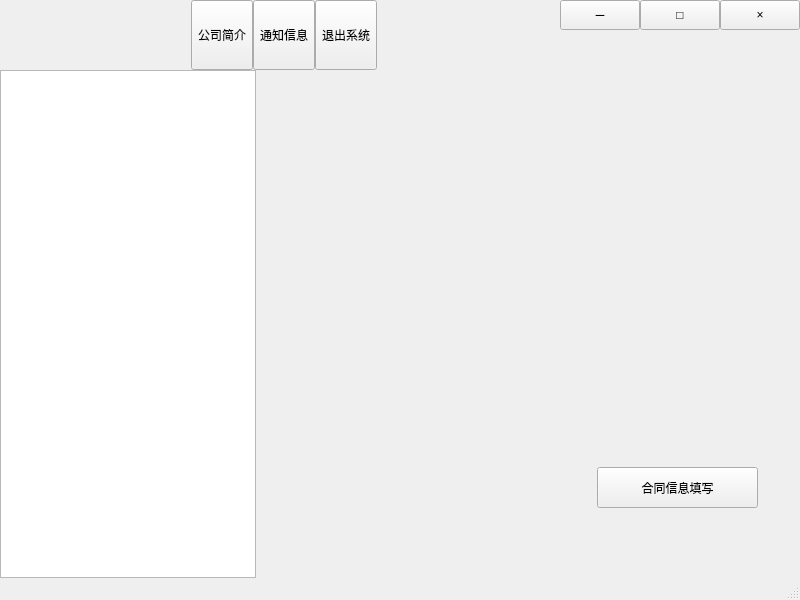
<?xml version="1.0" encoding="UTF-8"?>
<ui version="4.0">
 <class>MainWindow</class>
 <widget class="QMainWindow" name="MainWindow">
  <property name="geometry">
   <rect>
    <x>0</x>
    <y>0</y>
    <width>800</width>
    <height>600</height>
   </rect>
  </property>
  <property name="windowTitle">
   <string>MainWindow</string>
  </property>
  <widget class="QWidget" name="centralwidget">
   <layout class="QVBoxLayout" name="verticalLayout">
    <property name="spacing">
     <number>0</number>
    </property>
    <property name="leftMargin">
     <number>0</number>
    </property>
    <property name="topMargin">
     <number>0</number>
    </property>
    <property name="rightMargin">
     <number>0</number>
    </property>
    <property name="bottomMargin">
     <number>0</number>
    </property>
    <item>
     <widget class="QWidget" name="widgetTitle" native="true">
      <property name="sizePolicy">
       <sizepolicy hsizetype="Preferred" vsizetype="Fixed">
        <horstretch>0</horstretch>
        <verstretch>0</verstretch>
       </sizepolicy>
      </property>
      <property name="styleSheet">
       <string notr="true"/>
      </property>
      <layout class="QHBoxLayout" name="horizontalLayout_3">
       <property name="spacing">
        <number>0</number>
       </property>
       <property name="leftMargin">
        <number>0</number>
       </property>
       <property name="topMargin">
        <number>0</number>
       </property>
       <property name="rightMargin">
        <number>0</number>
       </property>
       <property name="bottomMargin">
        <number>0</number>
       </property>
       <item>
        <widget class="QLabel" name="labIco">
         <property name="text">
          <string/>
         </property>
         <property name="alignment">
          <set>Qt::AlignCenter</set>
         </property>
        </widget>
       </item>
       <item>
        <widget class="QLabel" name="labTitle">
         <property name="sizePolicy">
          <sizepolicy hsizetype="Expanding" vsizetype="Preferred">
           <horstretch>0</horstretch>
           <verstretch>0</verstretch>
          </sizepolicy>
         </property>
         <property name="styleSheet">
          <string notr="true"/>
         </property>
         <property name="text">
          <string/>
         </property>
         <property name="alignment">
          <set>Qt::AlignLeading|Qt::AlignLeft|Qt::AlignVCenter</set>
         </property>
        </widget>
       </item>
       <item>
        <widget class="QWidget" name="widgetTop" native="true">
         <layout class="QHBoxLayout" name="horizontalLayout_2">
          <property name="spacing">
           <number>0</number>
          </property>
          <property name="leftMargin">
           <number>0</number>
          </property>
          <property name="topMargin">
           <number>0</number>
          </property>
          <property name="rightMargin">
           <number>0</number>
          </property>
          <property name="bottomMargin">
           <number>0</number>
          </property>
          <item>
           <widget class="QToolButton" name="toolButton">
            <property name="sizePolicy">
             <sizepolicy hsizetype="Minimum" vsizetype="Minimum">
              <horstretch>0</horstretch>
              <verstretch>0</verstretch>
             </sizepolicy>
            </property>
            <property name="text">
             <string>公司简介</string>
            </property>
            <property name="checkable">
             <bool>true</bool>
            </property>
            <property name="autoExclusive">
             <bool>true</bool>
            </property>
            <property name="toolButtonStyle">
             <enum>Qt::ToolButtonTextOnly</enum>
            </property>
            <property name="autoRaise">
             <bool>false</bool>
            </property>
           </widget>
          </item>
          <item>
           <widget class="QToolButton" name="toolButton_2">
            <property name="sizePolicy">
             <sizepolicy hsizetype="Minimum" vsizetype="Minimum">
              <horstretch>0</horstretch>
              <verstretch>0</verstretch>
             </sizepolicy>
            </property>
            <property name="text">
             <string>通知信息</string>
            </property>
            <property name="checkable">
             <bool>true</bool>
            </property>
            <property name="autoExclusive">
             <bool>true</bool>
            </property>
            <property name="toolButtonStyle">
             <enum>Qt::ToolButtonTextOnly</enum>
            </property>
           </widget>
          </item>
          <item>
           <widget class="QToolButton" name="toolButton_3">
            <property name="sizePolicy">
             <sizepolicy hsizetype="Minimum" vsizetype="Minimum">
              <horstretch>0</horstretch>
              <verstretch>0</verstretch>
             </sizepolicy>
            </property>
            <property name="text">
             <string>退出系统</string>
            </property>
            <property name="checkable">
             <bool>true</bool>
            </property>
            <property name="checked">
             <bool>false</bool>
            </property>
            <property name="autoExclusive">
             <bool>true</bool>
            </property>
            <property name="toolButtonStyle">
             <enum>Qt::ToolButtonTextOnly</enum>
            </property>
           </widget>
          </item>
         </layout>
        </widget>
       </item>
       <item>
        <spacer name="horizontalSpacer">
         <property name="orientation">
          <enum>Qt::Horizontal</enum>
         </property>
         <property name="sizeHint" stdset="0">
          <size>
           <width>40</width>
           <height>20</height>
          </size>
         </property>
        </spacer>
       </item>
       <item>
        <widget class="QWidget" name="widgetMenu" native="true">
         <layout class="QGridLayout" name="gridLayout_2">
          <property name="leftMargin">
           <number>0</number>
          </property>
          <property name="topMargin">
           <number>0</number>
          </property>
          <property name="rightMargin">
           <number>0</number>
          </property>
          <property name="bottomMargin">
           <number>0</number>
          </property>
          <property name="spacing">
           <number>0</number>
          </property>
          <item row="1" column="1" colspan="3">
           <spacer name="verticalSpacer">
            <property name="orientation">
             <enum>Qt::Vertical</enum>
            </property>
            <property name="sizeHint" stdset="0">
             <size>
              <width>20</width>
              <height>40</height>
             </size>
            </property>
           </spacer>
          </item>
          <item row="0" column="3">
           <widget class="QPushButton" name="btnMenu_Close">
            <property name="sizePolicy">
             <sizepolicy hsizetype="Minimum" vsizetype="Expanding">
              <horstretch>0</horstretch>
              <verstretch>0</verstretch>
             </sizepolicy>
            </property>
            <property name="minimumSize">
             <size>
              <width>30</width>
              <height>30</height>
             </size>
            </property>
            <property name="cursor">
             <cursorShape>ArrowCursor</cursorShape>
            </property>
            <property name="focusPolicy">
             <enum>Qt::NoFocus</enum>
            </property>
            <property name="toolTip">
             <string>关闭</string>
            </property>
            <property name="text">
             <string>×</string>
            </property>
           </widget>
          </item>
          <item row="0" column="2">
           <widget class="QPushButton" name="btnMenu_Max">
            <property name="sizePolicy">
             <sizepolicy hsizetype="Minimum" vsizetype="Expanding">
              <horstretch>0</horstretch>
              <verstretch>0</verstretch>
             </sizepolicy>
            </property>
            <property name="minimumSize">
             <size>
              <width>30</width>
              <height>30</height>
             </size>
            </property>
            <property name="focusPolicy">
             <enum>Qt::NoFocus</enum>
            </property>
            <property name="toolTip">
             <string>全屏</string>
            </property>
            <property name="text">
             <string>□</string>
            </property>
           </widget>
          </item>
          <item row="0" column="1">
           <widget class="QPushButton" name="btnMenu_Min">
            <property name="sizePolicy">
             <sizepolicy hsizetype="Minimum" vsizetype="Expanding">
              <horstretch>0</horstretch>
              <verstretch>0</verstretch>
             </sizepolicy>
            </property>
            <property name="minimumSize">
             <size>
              <width>30</width>
              <height>30</height>
             </size>
            </property>
            <property name="cursor">
             <cursorShape>ArrowCursor</cursorShape>
            </property>
            <property name="focusPolicy">
             <enum>Qt::NoFocus</enum>
            </property>
            <property name="toolTip">
             <string>最小化</string>
            </property>
            <property name="text">
             <string>－</string>
            </property>
           </widget>
          </item>
         </layout>
        </widget>
       </item>
      </layout>
     </widget>
    </item>
    <item>
     <widget class="QWidget" name="widgetLeft" native="true">
      <layout class="QHBoxLayout" name="horizontalLayout">
       <property name="spacing">
        <number>0</number>
       </property>
       <property name="leftMargin">
        <number>0</number>
       </property>
       <property name="topMargin">
        <number>0</number>
       </property>
       <property name="rightMargin">
        <number>0</number>
       </property>
       <property name="bottomMargin">
        <number>0</number>
       </property>
       <item>
        <widget class="NavListView" name="navListView">
         <property name="sizePolicy">
          <sizepolicy hsizetype="Fixed" vsizetype="Expanding">
           <horstretch>0</horstretch>
           <verstretch>0</verstretch>
          </sizepolicy>
         </property>
         <property name="items" stdset="0">
          <string>主界面||0||,地图监控|主界面|||,视频监控|主界面|||0xf03d,设备监控|主界面|||0xf108,系统设置||0||,防区信息|系统设置|||0xf0e8,位置调整|系统设置|||0xf060,地图编辑|系统设置|||0xf03e</string>
         </property>
         <property name="separateVisible" stdset="0">
          <bool>false</bool>
         </property>
         <property name="separateHeight" stdset="0">
          <number>1</number>
         </property>
        </widget>
       </item>
       <item>
        <widget class="QStackedWidget" name="stackedWidget">
         <property name="sizePolicy">
          <sizepolicy hsizetype="Preferred" vsizetype="Expanding">
           <horstretch>0</horstretch>
           <verstretch>0</verstretch>
          </sizepolicy>
         </property>
         <property name="minimumSize">
          <size>
           <width>0</width>
           <height>0</height>
          </size>
         </property>
         <property name="baseSize">
          <size>
           <width>0</width>
           <height>0</height>
          </size>
         </property>
         <property name="currentIndex">
          <number>8</number>
         </property>
         <widget class="QWidget" name="page">
          <widget class="QLabel" name="label">
           <property name="geometry">
            <rect>
             <x>210</x>
             <y>190</y>
             <width>40</width>
             <height>12</height>
            </rect>
           </property>
           <property name="text">
            <string>page0</string>
           </property>
          </widget>
         </widget>
         <widget class="QWidget" name="page_2">
          <widget class="QLabel" name="label_2">
           <property name="geometry">
            <rect>
             <x>200</x>
             <y>150</y>
             <width>141</width>
             <height>20</height>
            </rect>
           </property>
           <property name="text">
            <string>page1</string>
           </property>
          </widget>
         </widget>
         <widget class="QWidget" name="page_3">
          <widget class="QLabel" name="label_3">
           <property name="geometry">
            <rect>
             <x>220</x>
             <y>150</y>
             <width>81</width>
             <height>41</height>
            </rect>
           </property>
           <property name="text">
            <string>page2</string>
           </property>
          </widget>
         </widget>
         <widget class="QWidget" name="page_4">
          <widget class="QLabel" name="label_4">
           <property name="geometry">
            <rect>
             <x>270</x>
             <y>190</y>
             <width>101</width>
             <height>41</height>
            </rect>
           </property>
           <property name="text">
            <string>page3</string>
           </property>
          </widget>
         </widget>
         <widget class="QWidget" name="page_5">
          <widget class="QStackedWidget" name="page5_stack">
           <property name="geometry">
            <rect>
             <x>-1</x>
             <y>19</y>
             <width>541</width>
             <height>471</height>
            </rect>
           </property>
           <property name="currentIndex">
            <number>1</number>
           </property>
           <widget class="QWidget" name="page_7">
            <widget class="QLabel" name="label_8">
             <property name="geometry">
              <rect>
               <x>40</x>
               <y>20</y>
               <width>51</width>
               <height>16</height>
              </rect>
             </property>
             <property name="text">
              <string>当前职务</string>
             </property>
            </widget>
            <widget class="QTextBrowser" name="textBrowser">
             <property name="geometry">
              <rect>
               <x>40</x>
               <y>40</y>
               <width>451</width>
               <height>31</height>
              </rect>
             </property>
            </widget>
            <widget class="QPushButton" name="pushButton">
             <property name="geometry">
              <rect>
               <x>90</x>
               <y>90</y>
               <width>80</width>
               <height>18</height>
              </rect>
             </property>
             <property name="text">
              <string>变动申请</string>
             </property>
            </widget>
            <widget class="QPushButton" name="pushButton_2">
             <property name="geometry">
              <rect>
               <x>300</x>
               <y>90</y>
               <width>80</width>
               <height>18</height>
              </rect>
             </property>
             <property name="text">
              <string>离职申请</string>
             </property>
            </widget>
            <widget class="QLabel" name="label_9">
             <property name="geometry">
              <rect>
               <x>40</x>
               <y>130</y>
               <width>51</width>
               <height>16</height>
              </rect>
             </property>
             <property name="text">
              <string>调配记录</string>
             </property>
            </widget>
            <widget class="QTableView" name="deployment">
             <property name="geometry">
              <rect>
               <x>45</x>
               <y>150</y>
               <width>471</width>
               <height>192</height>
              </rect>
             </property>
            </widget>
            <widget class="QPushButton" name="pushButton_3">
             <property name="geometry">
              <rect>
               <x>230</x>
               <y>360</y>
               <width>80</width>
               <height>18</height>
              </rect>
             </property>
             <property name="text">
              <string>调配申请</string>
             </property>
            </widget>
           </widget>
           <widget class="QWidget" name="page_9">
            <widget class="QLabel" name="label_6">
             <property name="geometry">
              <rect>
               <x>140</x>
               <y>140</y>
               <width>101</width>
               <height>51</height>
              </rect>
             </property>
             <property name="text">
              <string>pge4-2</string>
             </property>
            </widget>
           </widget>
           <widget class="QWidget" name="page_10">
            <widget class="QLabel" name="label_7">
             <property name="geometry">
              <rect>
               <x>160</x>
               <y>120</y>
               <width>91</width>
               <height>51</height>
              </rect>
             </property>
             <property name="text">
              <string>page4-3</string>
             </property>
            </widget>
           </widget>
          </widget>
         </widget>
         <widget class="QWidget" name="page_6"/>
         <widget class="QWidget" name="page_8"/>
         <widget class="QWidget" name="page_11">
          <widget class="QGroupBox" name="groupBox">
           <property name="geometry">
            <rect>
             <x>10</x>
             <y>20</y>
             <width>521</width>
             <height>461</height>
            </rect>
           </property>
           <property name="title">
            <string/>
           </property>
           <widget class="QPushButton" name="testpush">
            <property name="geometry">
             <rect>
              <x>360</x>
              <y>70</y>
              <width>121</width>
              <height>41</height>
             </rect>
            </property>
            <property name="text">
             <string>查询</string>
            </property>
           </widget>
           <widget class="QWidget" name="widget" native="true">
            <property name="geometry">
             <rect>
              <x>330</x>
              <y>150</y>
              <width>181</width>
              <height>211</height>
             </rect>
            </property>
            <widget class="QTextEdit" name="textEdit_7">
             <property name="geometry">
              <rect>
               <x>50</x>
               <y>80</y>
               <width>81</width>
               <height>31</height>
              </rect>
             </property>
             <property name="html">
              <string>&lt;!DOCTYPE HTML PUBLIC &quot;-//W3C//DTD HTML 4.0//EN&quot; &quot;http://www.w3.org/TR/REC-html40/strict.dtd&quot;&gt;
&lt;html&gt;&lt;head&gt;&lt;meta name=&quot;qrichtext&quot; content=&quot;1&quot; /&gt;&lt;meta charset=&quot;utf-8&quot; /&gt;&lt;style type=&quot;text/css&quot;&gt;
p, li { white-space: pre-wrap; }
hr { height: 1px; border-width: 0; }
li.unchecked::marker { content: &quot;\2610&quot;; }
li.checked::marker { content: &quot;\2612&quot;; }
&lt;/style&gt;&lt;/head&gt;&lt;body style=&quot; font-family:'Microsoft YaHei UI'; font-size:9pt; font-weight:400; font-style:normal;&quot;&gt;
&lt;p align=&quot;center&quot; style=&quot; margin-top:0px; margin-bottom:0px; margin-left:0px; margin-right:0px; -qt-block-indent:0; text-indent:0px;&quot;&gt;&lt;span style=&quot; font-weight:700;&quot;&gt;照片&lt;/span&gt;&lt;/p&gt;&lt;/body&gt;&lt;/html&gt;</string>
             </property>
            </widget>
           </widget>
           <widget class="QLabel" name="label_5">
            <property name="geometry">
             <rect>
              <x>30</x>
              <y>60</y>
              <width>120</width>
              <height>31</height>
             </rect>
            </property>
            <property name="text">
             <string>工号：</string>
            </property>
           </widget>
           <widget class="QLabel" name="label_10">
            <property name="geometry">
             <rect>
              <x>30</x>
              <y>120</y>
              <width>120</width>
              <height>31</height>
             </rect>
            </property>
            <property name="text">
             <string>合同编号：</string>
            </property>
           </widget>
           <widget class="QLabel" name="label_11">
            <property name="geometry">
             <rect>
              <x>30</x>
              <y>180</y>
              <width>120</width>
              <height>31</height>
             </rect>
            </property>
            <property name="text">
             <string>合同类型：</string>
            </property>
           </widget>
           <widget class="QLabel" name="label_12">
            <property name="geometry">
             <rect>
              <x>30</x>
              <y>240</y>
              <width>120</width>
              <height>31</height>
             </rect>
            </property>
            <property name="text">
             <string>合同状态：</string>
            </property>
           </widget>
           <widget class="QLabel" name="label_13">
            <property name="geometry">
             <rect>
              <x>30</x>
              <y>300</y>
              <width>120</width>
              <height>31</height>
             </rect>
            </property>
            <property name="text">
             <string>生效时间：</string>
            </property>
           </widget>
           <widget class="QLabel" name="label_14">
            <property name="geometry">
             <rect>
              <x>30</x>
              <y>360</y>
              <width>120</width>
              <height>31</height>
             </rect>
            </property>
            <property name="text">
             <string>失效时间：</string>
            </property>
           </widget>
           <widget class="QLabel" name="label_15">
            <property name="geometry">
             <rect>
              <x>30</x>
              <y>420</y>
              <width>120</width>
              <height>31</height>
             </rect>
            </property>
            <property name="text">
             <string>合同链接：</string>
            </property>
           </widget>
           <widget class="QTextBrowser" name="textBrowser_2">
            <property name="geometry">
             <rect>
              <x>140</x>
              <y>60</y>
              <width>161</width>
              <height>31</height>
             </rect>
            </property>
           </widget>
           <widget class="QTextBrowser" name="textBrowser_3">
            <property name="geometry">
             <rect>
              <x>140</x>
              <y>120</y>
              <width>161</width>
              <height>31</height>
             </rect>
            </property>
           </widget>
           <widget class="QTextBrowser" name="textBrowser_4">
            <property name="geometry">
             <rect>
              <x>140</x>
              <y>180</y>
              <width>161</width>
              <height>31</height>
             </rect>
            </property>
           </widget>
           <widget class="QTextBrowser" name="textBrowser_5">
            <property name="geometry">
             <rect>
              <x>140</x>
              <y>240</y>
              <width>161</width>
              <height>31</height>
             </rect>
            </property>
           </widget>
           <widget class="QTextBrowser" name="textBrowser_6">
            <property name="geometry">
             <rect>
              <x>140</x>
              <y>300</y>
              <width>161</width>
              <height>31</height>
             </rect>
            </property>
           </widget>
           <widget class="QTextBrowser" name="textBrowser_7">
            <property name="geometry">
             <rect>
              <x>140</x>
              <y>360</y>
              <width>161</width>
              <height>31</height>
             </rect>
            </property>
           </widget>
           <widget class="QTextBrowser" name="textBrowser_8">
            <property name="geometry">
             <rect>
              <x>140</x>
              <y>420</y>
              <width>161</width>
              <height>31</height>
             </rect>
            </property>
           </widget>
          </widget>
         </widget>
         <widget class="QWidget" name="page_12">
          <widget class="QPushButton" name="ToContractRegBtn">
           <property name="geometry">
            <rect>
             <x>341</x>
             <y>397</y>
             <width>161</width>
             <height>41</height>
            </rect>
           </property>
           <property name="text">
            <string>合同信息填写</string>
           </property>
          </widget>
         </widget>
        </widget>
       </item>
      </layout>
     </widget>
    </item>
   </layout>
  </widget>
  <widget class="QMenuBar" name="menubar">
   <property name="geometry">
    <rect>
     <x>0</x>
     <y>0</y>
     <width>800</width>
     <height>25</height>
    </rect>
   </property>
  </widget>
  <widget class="QStatusBar" name="statusbar"/>
 </widget>
 <customwidgets>
  <customwidget>
   <class>NavListView</class>
   <extends>QListView</extends>
   <header>navlistview.h</header>
  </customwidget>
 </customwidgets>
 <resources/>
 <connections/>
</ui>
